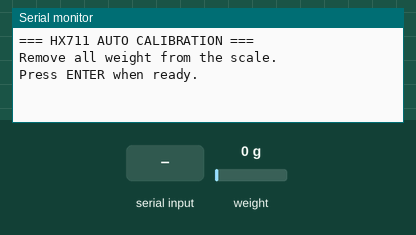
Recording of a sketch running on a simulated Arduino Uno, built with avr-gcc and run on an emulated ATmega328P. Shown: the last lines printed to the serial monitor. The inputs (shaded band) are chosen by the test bench; at power-on: weight on the scale 0 g. EEPROM starts erased.

Above: at 0.8 s.
0.9 s: "90,45\n" received over Serial
At 3.0 s:
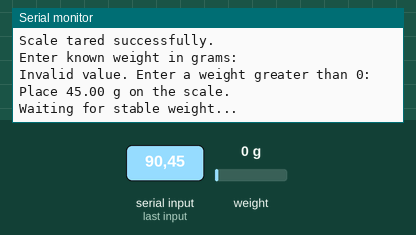
3.4 s: weight on the scale set to 100 g
At 6.2 s:
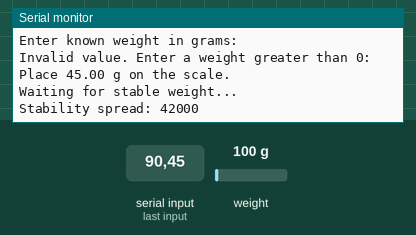
6.4 s: weight on the scale set to 1250 g
At 12.6 s:
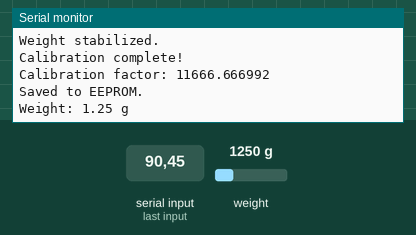
Timing chart, 0 to 14.1 s (numbered marks = the images above; inputs shaded):
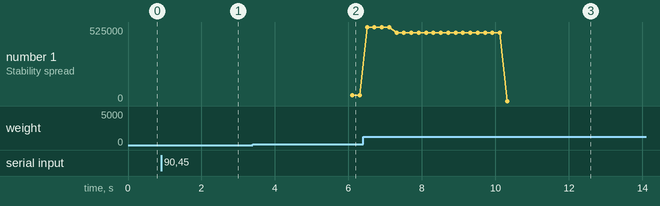

Measured:
- after the input at 0.9 s, the serial monitor: prints a new line at once (image 1)
- after the input at 3.4 s, the serial monitor: prints a new line after 2.7 s (image 2)
- after the input at 6.4 s, the serial monitor: prints a new line after 0.11 s (image 3)

The sketch:

HX711Calibrate.ino
```cpp
#include "HX711.h"
#include <EEPROM.h>

#define DOUT 3
#define CLK  2
#define EEPROM_ADDR 0

HX711 scale;

float calibrationFactor = 1.0;

// Stability settings
const int NUM_SAMPLES = 20;
const long STABILITY_THRESHOLD = 150; // Lower = stricter

// --------------------------------------------------
// Wait until readings are stable
// --------------------------------------------------
long getStableReading() {
  long readings[NUM_SAMPLES];

  Serial.println("Waiting for stable weight...");

  // Fill buffer
  for (int i = 0; i < NUM_SAMPLES; i++) {
    readings[i] = scale.read();
    delay(100);
  }

  while (true) {
    // Shift left
    for (int i = 0; i < NUM_SAMPLES - 1; i++) {
      readings[i] = readings[i + 1];
    }

    // New reading
    readings[NUM_SAMPLES - 1] = scale.read();

    long minVal = readings[0];
    long maxVal = readings[0];
    long sum = 0;

    for (int i = 0; i < NUM_SAMPLES; i++) {
      if (readings[i] < minVal) minVal = readings[i];
      if (readings[i] > maxVal) maxVal = readings[i];
      sum += readings[i];
    }

    long spread = maxVal - minVal;

    Serial.print("Stability spread: ");
    Serial.println(spread);

    if (spread <= STABILITY_THRESHOLD) {
      Serial.println("Weight stabilized.");
      return sum / NUM_SAMPLES;
    }

    delay(100);
  }
}

// --------------------------------------------------
// Automatic calibration
// --------------------------------------------------
void calibrateScale() {
  Serial.println("\n=== HX711 AUTO CALIBRATION ===");
  Serial.println("Remove all weight from the scale.");
  Serial.println("Press ENTER when ready.");

  while (Serial.available()) Serial.read();
  while (Serial.available() == 0);
  while (Serial.available()) Serial.read();

  Serial.println("Taring...");
  scale.tare();
  Serial.println("Scale tared successfully.");

  Serial.println("\nEnter known weight in grams:");
  while (Serial.available() == 0);

  float knownWeight = Serial.parseFloat();

  while (knownWeight <= 0) {
    Serial.println("Invalid value. Enter a weight greater than 0:");
    while (Serial.available() == 0);
    knownWeight = Serial.parseFloat();
  }

  while (Serial.available()) Serial.read();

  Serial.print("Place ");
  Serial.print(knownWeight, 2);
  Serial.println(" g on the scale.");

  long stableRaw = getStableReading();

  calibrationFactor = (stableRaw - scale.get_offset()) / knownWeight;
  scale.set_scale(calibrationFactor);

  EEPROM.put(EEPROM_ADDR, calibrationFactor);

  Serial.println("\nCalibration complete!");
  Serial.print("Calibration factor: ");
  Serial.println(calibrationFactor, 6);
  Serial.println("Saved to EEPROM.");
  Serial.println();
}

void setup() {
  Serial.begin(9600);
  scale.begin(DOUT, CLK);

  EEPROM.get(EEPROM_ADDR, calibrationFactor);

  if (isnan(calibrationFactor) || calibrationFactor == 0.0f) {
    calibrationFactor = 1.0f;
  }

  scale.set_scale(calibrationFactor);

  calibrateScale();
}

void loop() {
  if (scale.is_ready()) {
    float weight = scale.get_units(10);

    Serial.print("Weight: ");
    Serial.print(weight, 2);
    Serial.println(" g");
  } else {
    Serial.println("HX711 not found.");
  }

  delay(500);
}
```
